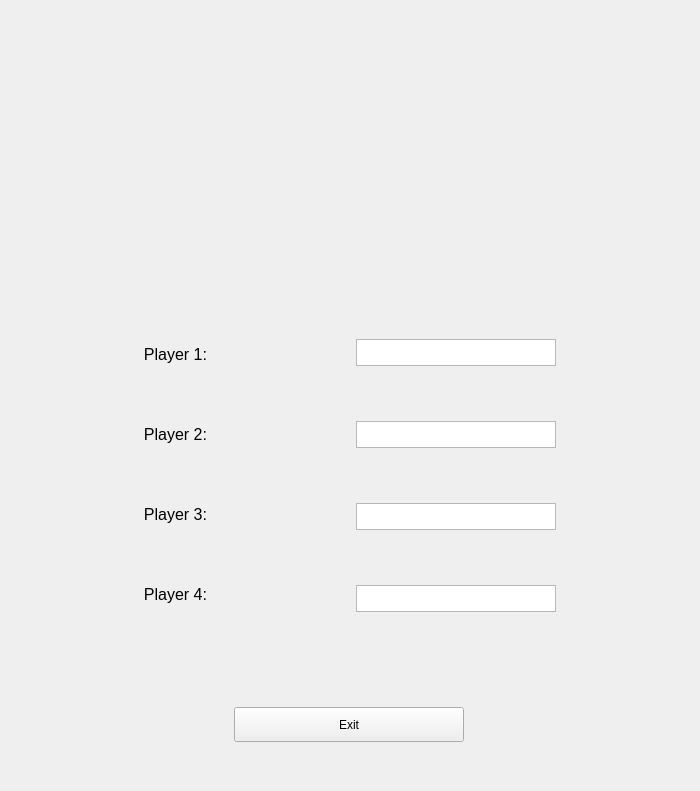
<?xml version="1.0" encoding="UTF-8"?>
<ui version="4.0">
 <class>Form</class>
 <widget class="QWidget" name="Form">
  <property name="geometry">
   <rect>
    <x>0</x>
    <y>0</y>
    <width>700</width>
    <height>791</height>
   </rect>
  </property>
  <property name="sizePolicy">
   <sizepolicy hsizetype="Fixed" vsizetype="Fixed">
    <horstretch>0</horstretch>
    <verstretch>0</verstretch>
   </sizepolicy>
  </property>
  <property name="minimumSize">
   <size>
    <width>700</width>
    <height>791</height>
   </size>
  </property>
  <property name="maximumSize">
   <size>
    <width>700</width>
    <height>791</height>
   </size>
  </property>
  <property name="windowTitle">
   <string>Form</string>
  </property>
  <property name="layoutDirection">
   <enum>Qt::LeftToRight</enum>
  </property>
  <property name="styleSheet">
   <string notr="true">background-color:&quot;green&quot;
</string>
  </property>
  <widget class="QLabel" name="label">
   <property name="geometry">
    <rect>
     <x>0</x>
     <y>0</y>
     <width>700</width>
     <height>281</height>
    </rect>
   </property>
   <property name="sizePolicy">
    <sizepolicy hsizetype="Fixed" vsizetype="Fixed">
     <horstretch>0</horstretch>
     <verstretch>0</verstretch>
    </sizepolicy>
   </property>
   <property name="minimumSize">
    <size>
     <width>700</width>
     <height>281</height>
    </size>
   </property>
   <property name="maximumSize">
    <size>
     <width>700</width>
     <height>281</height>
    </size>
   </property>
   <property name="text">
    <string/>
   </property>
   <property name="pixmap">
    <pixmap>Logo_gucci.png</pixmap>
   </property>
  </widget>
  <widget class="QWidget" name="horizontalLayoutWidget">
   <property name="geometry">
    <rect>
     <x>0</x>
     <y>290</y>
     <width>701</width>
     <height>371</height>
    </rect>
   </property>
   <layout class="QHBoxLayout" name="horizontalLayout">
    <item>
     <layout class="QVBoxLayout" name="verticalLayout_3">
      <item>
       <widget class="QLabel" name="p1Label">
        <property name="sizePolicy">
         <sizepolicy hsizetype="Fixed" vsizetype="Fixed">
          <horstretch>0</horstretch>
          <verstretch>0</verstretch>
         </sizepolicy>
        </property>
        <property name="font">
         <font>
          <pointsize>12</pointsize>
         </font>
        </property>
        <property name="layoutDirection">
         <enum>Qt::RightToLeft</enum>
        </property>
        <property name="frameShape">
         <enum>QFrame::NoFrame</enum>
        </property>
        <property name="text">
         <string>Player 1:</string>
        </property>
        <property name="alignment">
         <set>Qt::AlignRight|Qt::AlignTrailing|Qt::AlignVCenter</set>
        </property>
        <property name="margin">
         <number>0</number>
        </property>
       </widget>
      </item>
      <item>
       <widget class="QLabel" name="p2Label">
        <property name="sizePolicy">
         <sizepolicy hsizetype="Fixed" vsizetype="Fixed">
          <horstretch>0</horstretch>
          <verstretch>0</verstretch>
         </sizepolicy>
        </property>
        <property name="font">
         <font>
          <pointsize>12</pointsize>
         </font>
        </property>
        <property name="layoutDirection">
         <enum>Qt::RightToLeft</enum>
        </property>
        <property name="frameShape">
         <enum>QFrame::NoFrame</enum>
        </property>
        <property name="text">
         <string>Player 2:</string>
        </property>
        <property name="alignment">
         <set>Qt::AlignRight|Qt::AlignTrailing|Qt::AlignVCenter</set>
        </property>
        <property name="margin">
         <number>0</number>
        </property>
       </widget>
      </item>
      <item>
       <widget class="QLabel" name="p3Label">
        <property name="sizePolicy">
         <sizepolicy hsizetype="Fixed" vsizetype="Fixed">
          <horstretch>0</horstretch>
          <verstretch>0</verstretch>
         </sizepolicy>
        </property>
        <property name="font">
         <font>
          <pointsize>12</pointsize>
          <strikeout>false</strikeout>
         </font>
        </property>
        <property name="layoutDirection">
         <enum>Qt::RightToLeft</enum>
        </property>
        <property name="frameShape">
         <enum>QFrame::NoFrame</enum>
        </property>
        <property name="text">
         <string>Player 3:</string>
        </property>
        <property name="alignment">
         <set>Qt::AlignRight|Qt::AlignTrailing|Qt::AlignVCenter</set>
        </property>
        <property name="margin">
         <number>0</number>
        </property>
       </widget>
      </item>
      <item>
       <widget class="QLabel" name="p4Label">
        <property name="sizePolicy">
         <sizepolicy hsizetype="Fixed" vsizetype="Fixed">
          <horstretch>0</horstretch>
          <verstretch>0</verstretch>
         </sizepolicy>
        </property>
        <property name="font">
         <font>
          <pointsize>12</pointsize>
         </font>
        </property>
        <property name="layoutDirection">
         <enum>Qt::RightToLeft</enum>
        </property>
        <property name="frameShape">
         <enum>QFrame::NoFrame</enum>
        </property>
        <property name="text">
         <string>Player 4:</string>
        </property>
        <property name="alignment">
         <set>Qt::AlignRight|Qt::AlignTrailing|Qt::AlignVCenter</set>
        </property>
        <property name="margin">
         <number>0</number>
        </property>
       </widget>
      </item>
     </layout>
    </item>
    <item>
     <layout class="QVBoxLayout" name="verticalLayout">
      <item>
       <widget class="QTextEdit" name="textEdit">
        <property name="enabled">
         <bool>true</bool>
        </property>
        <property name="sizePolicy">
         <sizepolicy hsizetype="Fixed" vsizetype="Fixed">
          <horstretch>0</horstretch>
          <verstretch>0</verstretch>
         </sizepolicy>
        </property>
        <property name="minimumSize">
         <size>
          <width>200</width>
          <height>27</height>
         </size>
        </property>
        <property name="maximumSize">
         <size>
          <width>200</width>
          <height>27</height>
         </size>
        </property>
        <property name="font">
         <font>
          <pointsize>12</pointsize>
         </font>
        </property>
        <property name="verticalScrollBarPolicy">
         <enum>Qt::ScrollBarAlwaysOff</enum>
        </property>
       </widget>
      </item>
      <item>
       <widget class="QTextEdit" name="textEdit_2">
        <property name="sizePolicy">
         <sizepolicy hsizetype="Fixed" vsizetype="Fixed">
          <horstretch>0</horstretch>
          <verstretch>0</verstretch>
         </sizepolicy>
        </property>
        <property name="minimumSize">
         <size>
          <width>200</width>
          <height>27</height>
         </size>
        </property>
        <property name="maximumSize">
         <size>
          <width>200</width>
          <height>27</height>
         </size>
        </property>
        <property name="font">
         <font>
          <pointsize>12</pointsize>
         </font>
        </property>
        <property name="verticalScrollBarPolicy">
         <enum>Qt::ScrollBarAlwaysOff</enum>
        </property>
       </widget>
      </item>
      <item>
       <widget class="QTextEdit" name="textEdit_3">
        <property name="sizePolicy">
         <sizepolicy hsizetype="Fixed" vsizetype="Fixed">
          <horstretch>0</horstretch>
          <verstretch>0</verstretch>
         </sizepolicy>
        </property>
        <property name="minimumSize">
         <size>
          <width>200</width>
          <height>27</height>
         </size>
        </property>
        <property name="maximumSize">
         <size>
          <width>200</width>
          <height>27</height>
         </size>
        </property>
        <property name="font">
         <font>
          <pointsize>12</pointsize>
         </font>
        </property>
        <property name="verticalScrollBarPolicy">
         <enum>Qt::ScrollBarAlwaysOff</enum>
        </property>
       </widget>
      </item>
      <item>
       <widget class="QTextEdit" name="textEdit_4">
        <property name="sizePolicy">
         <sizepolicy hsizetype="Fixed" vsizetype="Fixed">
          <horstretch>0</horstretch>
          <verstretch>0</verstretch>
         </sizepolicy>
        </property>
        <property name="minimumSize">
         <size>
          <width>200</width>
          <height>27</height>
         </size>
        </property>
        <property name="maximumSize">
         <size>
          <width>200</width>
          <height>27</height>
         </size>
        </property>
        <property name="font">
         <font>
          <pointsize>12</pointsize>
         </font>
        </property>
        <property name="verticalScrollBarPolicy">
         <enum>Qt::ScrollBarAlwaysOff</enum>
        </property>
       </widget>
      </item>
     </layout>
    </item>
   </layout>
  </widget>
  <widget class="QWidget" name="horizontalLayoutWidget_2">
   <property name="geometry">
    <rect>
     <x>-1</x>
     <y>659</y>
     <width>701</width>
     <height>131</height>
    </rect>
   </property>
   <layout class="QHBoxLayout" name="horizontalLayout_2">
    <item>
     <layout class="QVBoxLayout" name="verticalLayout_2"/>
    </item>
    <item>
     <layout class="QVBoxLayout" name="verticalLayout_4">
      <item>
       <widget class="QPushButton" name="exitButton">
        <property name="sizePolicy">
         <sizepolicy hsizetype="Fixed" vsizetype="Fixed">
          <horstretch>0</horstretch>
          <verstretch>0</verstretch>
         </sizepolicy>
        </property>
        <property name="minimumSize">
         <size>
          <width>230</width>
          <height>35</height>
         </size>
        </property>
        <property name="maximumSize">
         <size>
          <width>230</width>
          <height>35</height>
         </size>
        </property>
        <property name="layoutDirection">
         <enum>Qt::LeftToRight</enum>
        </property>
        <property name="styleSheet">
         <string notr="true">background-color:&quot;lightblue&quot;
</string>
        </property>
        <property name="text">
         <string>Exit</string>
        </property>
       </widget>
      </item>
     </layout>
    </item>
    <item>
     <layout class="QVBoxLayout" name="verticalLayout_5"/>
    </item>
   </layout>
  </widget>
 </widget>
 <resources/>
 <connections/>
</ui>
